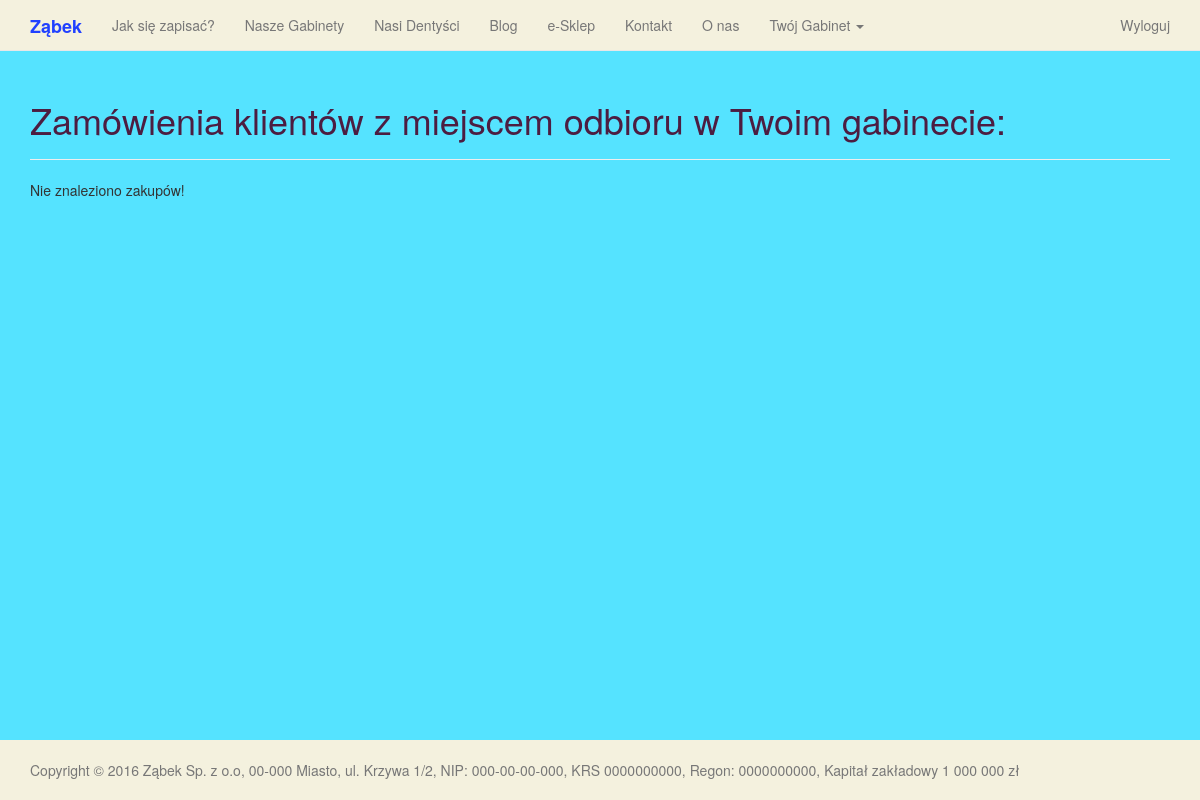
/shop/office/purchase_list/ (signed in), run on an earlier commit of the app's database.
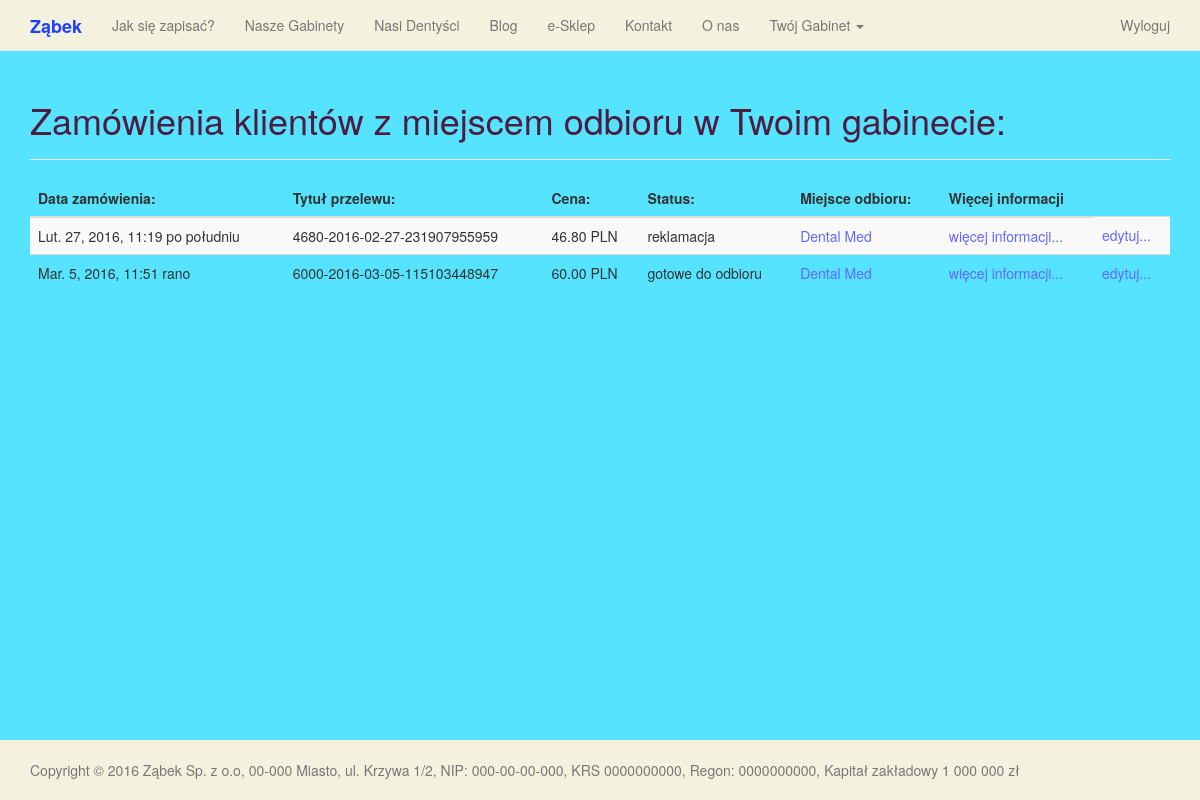
And on a later commit of the database.
### shop/models.py (models this page shows, shortened)
class Purchase(models.Model):
    STATUSES = [
        ("A", "zamówione"),
        ("B", "opłacone"),
        ("C", "zwrócone"),
        ("D", "reklamacja"),
        ("E", "potwierdzone"),
        ("F", "wysłane"),
        ("G", "gotowe do odbioru"),
        ("H", "odebrane"),
        ("I", "nieopłacone"),
        ("J", "nieodebrane"),
        ("K", "zarchiwizowane"),
    ]
    product_1 = models.ForeignKey(Product, null=True, blank=True, related_name='product_slot_1')
    quantity_1 = models.PositiveIntegerField(null=True, blank=True, default=1)
    product_2 = models.ForeignKey(Product, null=True, blank=True, related_name='product_slot_2')
    quantity_2 = models.PositiveIntegerField(null=True, blank=True, default=1)
    product_3 = models.ForeignKey(Product, null=True, blank=True, related_name='product_slot_3')
    quantity_3 = models.PositiveIntegerField(null=True, blank=True, default=1)
    product_4 = models.ForeignKey(Product, null=True, blank=True, related_name='product_slot_4')
    quantity_4 = models.PositiveIntegerField(null=True, blank=True, default=1)
    product_5 = models.ForeignKey(Product, null=True, blank=True, related_name='product_slot_5')
    quantity_5 = models.PositiveIntegerField(null=True, blank=True, default=1)
    purchaser = models.ForeignKey(User)
    office = models.ForeignKey(main_page.models.Office, null=False, blank=False)
    date = models.DateTimeField(auto_now_add=True)
    total_price = models.DecimalField(max_digits=6, decimal_places=2, null=True, blank=True)
    status = models.CharField(choices=STATUSES, null=True, blank=True, max_length=20)
    additional_info = models.CharField(max_length=250, null=True, blank=True)
    purchase_id = models.CharField(max_length=50, null=True, blank=True)
    def status_verbose(self):
        return dict(Purchase.STATUSES)[self.status]
    def get_absolute_url(self):
        return "/shop/purchase/{0}/".format(self.pk)
    def get_edit_url(self):
        return "/shop/office/purchase/update/{0}/".format(self.pk)
    class Meta:
        verbose_name = "Shop Purchase"
        verbose_name_plural = 'Shop Purchases'

### main_page/models.py (models this page shows, shortened)
class Contact(Address):
    phone_regex = RegexValidator(regex=r'^\+?1?\d{9,15}$', message="Niepoprawny numer telefonu. Powinien mieć minimum 9 i maksymalnie 15 cyfr")
    phone_number = models.CharField(validators=[phone_regex], blank=True, max_length=15, help_text="Numer telefonu")
    phone_number_alt = models.CharField(validators=[phone_regex], blank=True, max_length=15, help_text="Alternatywny numer telefonu")
    email = models.EmailField(null=True, help_text="Adres email")
    skype = models.CharField(max_length=50, null=True, blank=True)
    class Meta:
        abstract = True

class Office(Contact):
    user = models.OneToOneField(User, blank=True, null=True, related_name='office_user')
    name = models.CharField(max_length=150)
    office_id = models.CharField(max_length=10, unique=True, null=False, blank=False, help_text="Indywidualna nazwa kodowa gabinetu")
    text = MarkdownField(null=True, help_text="Informacje o gabiencie")
    price_list = MarkdownField(null=True, help_text="Cennik")
    logo_image = models.ImageField(upload_to="offices", blank=True, null=True, help_text="Logo")
    slug = models.SlugField(max_length=100, unique=True, blank=True, null=True)
    def get_absolute_url(self):
        return "/office/{0}/".format(self.slug)
    class Meta:
        verbose_name = "Office"
        verbose_name_plural = 'Offices'

### shop/views.py (the view)
class PurchaseOfficeListView(generic.ListView):
    queryset = models.Purchase.objects.all().order_by('date')
    template_name = "shop/purchase_list.html"
    paginate_by = 12
    def get_queryset(self):
        object_list = super(PurchaseOfficeListView, self).get_queryset()
        object_list = object_list.filter(office__user=self.request.user)
        return object_list.filter(status__in=["C","D","E","F","G","H","J"]).order_by('date')
    @method_decorator(login_required)
    @method_decorator(user_passes_test(lambda u: u.groups.filter(name='Offices').count() == 1, login_url='/forbidden'))
    def dispatch(self, *args, **kwargs):
        return super(PurchaseOfficeListView, self).dispatch(*args, **kwargs)

### shop/templates/shop/purchase_list.html (shortened to what this page needs)
{% extends "base.html" %}
    {% load django_markdown %}
    {% load  static %}
    {% block header %}
    {% if user.groups.all.0.name == 'Patients' %}
    <h1>Twoje zamówienia</h1>
    {% else %}
    <h1>Zamówienia klientów z miejscem odbioru w Twoim gabinecie:</h1>
    {% endif %}
    {% endblock %}
    {% block content %}
        {% if object_list %}
            <table class="table table-striped">
            <thead>
                <tr>
                    <th>Data zamówienia:</th>
                    <th>Tytuł przelewu:</th>
                    <th>Cena:</th>
                    <th>Status:</th>
                    <th>Miejsce odbioru:</th>
                    <th>Więcej informacji</th>
                </tr>
            </thead>
            <tbody>
            {% for purchase in object_list %}
            <tr>
                <td>
                    {{ purchase.date }}
                </td>
                <td>
                    {{ purchase.purchase_id }}
                </td>
                <td>
                    {{ purchase.total_price }} PLN
                </td>
                <td>
                    {{ purchase.status_verbose }}
                </td>
                <td>
                    <a href="{{purchase.office.get_absolute_url}}">{{ purchase.office.name }}
                </td>
                <td>
                    <a id="more_info" href="{{ purchase.get_absolute_url }}">więcej informacji...</a>
                </td>
                    {% if user == purchase.office.user %}
                        <td><a id="more_info" href="{{ purchase.get_edit_url }}">edytuj...</a></td>
                    {% endif %}
            </div>
            </tr>
            {% endfor %}
        {% else %}
            <p>Nie znaleziono zakupów!</p>
        {% endif %}
    {% endblock %}

What changed in the data, as far as the page shows it:
now on this page (row edited): Purchase: date "Lut. 27, 2016, 11:19 po południu", purchase_id "4680-2016-02-27-231907955959", total_price "46.80", status_verbose "reklamacja", office.name "Dental Med"
now on this page (row edited): Purchase: date "Mar. 5, 2016, 11:51 rano", purchase_id "6000-2016-03-05-115103448947", total_price "60.00", status_verbose "gotowe do odbioru", office.name "Dental Med"
Also different on the page:
text no longer shown: "Nie znaleziono zakupów!"
text now shown: "Data zamówienia: Tytuł przelewu: Cena: Status: Miejsce odbioru: Więcej informacji"
